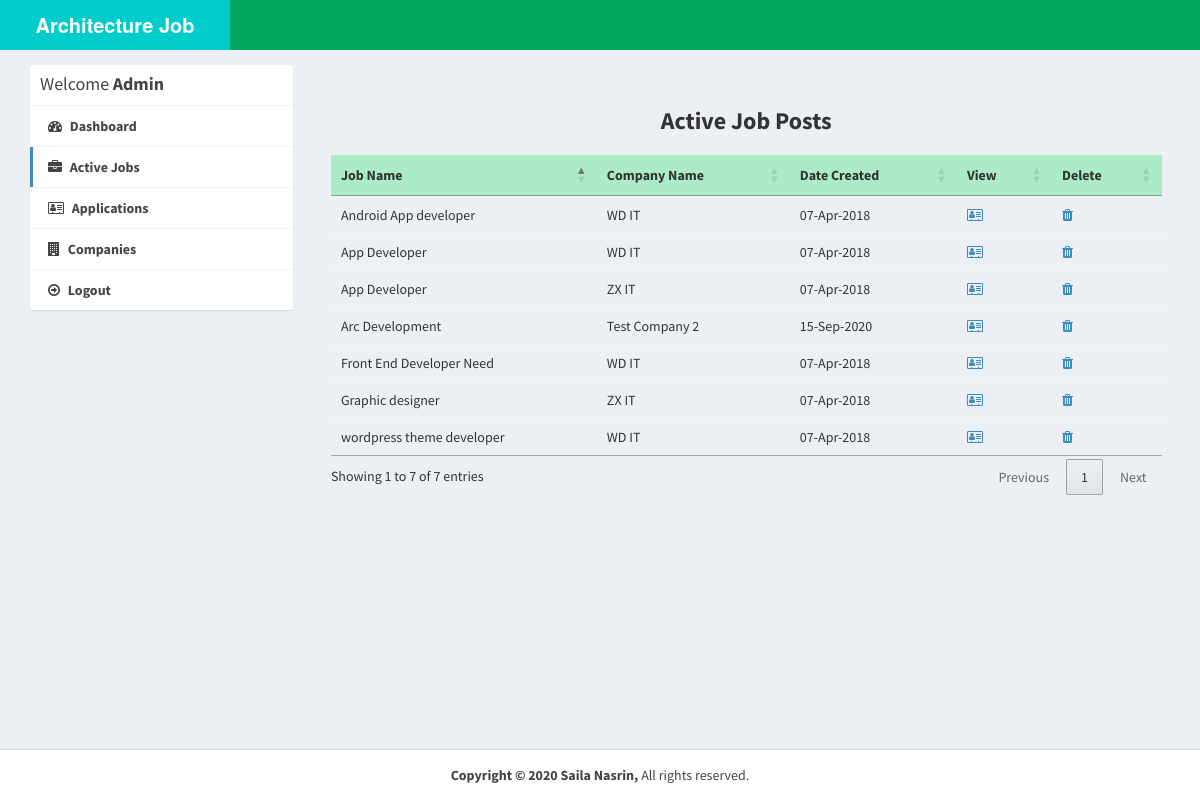
/admin/active-jobs.php (signed in), run on the app's committed database.
### tables this page shows
CREATE TABLE `job_post` (
  `id_jobpost` int(11) NOT NULL,
  `id_company` int(11) NOT NULL,
  `jobtitle` varchar(255) NOT NULL,
  `description` text NOT NULL,
  `minimumsalary` varchar(255) NOT NULL,
  `maximumsalary` varchar(255) NOT NULL,
  `experience` varchar(255) NOT NULL,
  `qualification` varchar(255) NOT NULL,
  `createdat` timestamp NOT NULL DEFAULT current_timestamp()
);

CREATE TABLE `company` (
  `id_company` int(11) NOT NULL,
  `name` varchar(255) NOT NULL,
  `companyname` varchar(255) NOT NULL,
  `country` varchar(255) NOT NULL,
  `state` varchar(255) NOT NULL,
  `city` varchar(255) NOT NULL,
  `contactno` varchar(255) NOT NULL,
  `website` varchar(255) NOT NULL,
  `email` varchar(255) NOT NULL,
  `password` varchar(255) NOT NULL,
  `aboutme` varchar(255) DEFAULT NULL,
  `logo` varchar(255) NOT NULL,
  `createdAt` timestamp NOT NULL DEFAULT current_timestamp(),
  `active` int(11) NOT NULL DEFAULT 2
);

### admin/active-jobs.php (the view, shortened to what this page needs)
<?php
require_once("../db.php");
?>
<!DOCTYPE html>
<html>
<head>
    <link rel="stylesheet" href="https://cdnjs.cloudflare.com/ajax/libs/twitter-bootstrap/3.3.7/css/bootstrap.min.css">
    <link rel="stylesheet" href="https://cdnjs.cloudflare.com/ajax/libs/font-awesome/4.7.0/css/font-awesome.min.css">
    <link rel="stylesheet" href="https://cdnjs.cloudflare.com/ajax/libs/ionicons/2.0.1/css/ionicons.min.css">
    <link rel="stylesheet" href="https://cdn.datatables.net/1.10.15/css/jquery.dataTables.min.css">
    <link rel="stylesheet" href="../css/AdminLTE.min.css">
    <link rel="stylesheet" href="../css/_all-skins.min.css">
    <link rel="stylesheet" href="../css/custom.css">
</head>
<body class="hold-transition skin-green sidebar-mini">
<div class="wrapper">
    <header class="main-header">
        <a href="index.php" class="logo logo-bg">
            <span class="logo-lg"><b>Architecture Job Portal</b></span>
        </a>
        <nav class="navbar navbar-static-top">
        </nav>
    </header>
    <div class="content-wrapper" style="margin-left: 0px;">
        <section id="candidates" class="content-header">
            <div class="container">
                <div class="row">
                    <div class="col-md-3">
                        <div class="box box-solid">
                            <div class="box-header with-border">
                                <h3 class="box-title">Welcome <b>Admin</b></h3>
                            </div>
                            <div class="box-body no-padding">
                                <ul class="nav nav-pills nav-stacked">
                                    <li><a href="dashboard.php"><i class="fa fa-dashboard"></i><b> Dashboard</b></a></li>
                                    <li class="active"><a href="active-jobs.php"><i class="fa fa-briefcase"></i><b> Active
                                            Jobs</b></a></li>
                                    <li><a href="applications.php"><i class="fa fa-address-card-o"></i><b> Applications</b></a>
                                    </li>
                                    <li><a href="companies.php"><i class="fa fa-building"></i><b> Companies</b></a></li>
                                    <li><a href="../logout.php"><i class="fa fa-arrow-circle-o-right"></i><b> Logout</b></a>
                                    </li>
                                </ul>
                            </div>
                        </div>
                    </div>
                    <div class="col-md-9 b  g-white padding-2">
                        <center><h3><b>Active Job Posts</b></h3></center>
                        <div class="row margin-top-20">
                            <div class="col-md-12">
                                <div class="box-body table-responsive no-padding">
                                    <table id="example2" class="table table-hover">
                                        <thead style="background:#ABEBC6">
                                        <th>Job Name</th>
                                        <th>Company Name</th>
                                        <th>Date Created</th>
                                        <th>View</th>
                                        <th>Delete</th>
                                        </thead>
                                        <tbody>
                                        <?php
                                        $sql = "SELECT job_post.*, company.companyname FROM job_post INNER JOIN company ON job_post.id_company=company.id_company";
                                        $result = $conn->query($sql);
                                        if ($result->num_rows > 0) {
                                            while ($row = $result->fetch_assoc()) {
                                                ?>
                                                <tr>
                                                    <td><?php echo $row['jobtitle']; ?></td>
                                                    <td><?php echo $row['companyname']; ?></td>
                                                    <td><?php echo date("d-M-Y", strtotime($row['createdat'])); ?></td>
                                                    <td>
                                                        <a href="view-job-post.php?id=<?php echo $row['id_jobpost']; ?>"><i
                                                                    class="fa fa-address-card-o"></i></a></td>
                                                    <td>
                                                        <a href="delete-job-post.php?id=<?php echo $row['id_jobpost']; ?>"><i
                                                                    class="fa fa-trash"></i></a></td>
                                                </tr>
                                                <?php
                                            }
                                        }
                                        ?>
                                        </tbody>
                                    </table>
                                </div>
                            </div>
                        </div>
                    </div>
                </div>
            </div>
        </section>
    </div>
</div>
<footer class="main-footer" style="margin-left: 0px;">
    <div class="text-center">
        <strong>Copyright &copy; 2020 Saila Nasrin,</strong> All rights
        reserved.
    </div>
</footer>
</body>
</html>

### css/custom.css (style rules this page uses)
.logo-bg { background-color: #00CCCC !important; }
.margin-top-20 { margin-top: 20px; }
.padding-2 { padding: 2%; }

### data on the page
job_post: jobtitle "App Developer", id_company.companyname "WD IT", createdat "07-Apr-2018"
job_post: jobtitle "Android App developer", id_company.companyname "WD IT", createdat "07-Apr-2018"
job_post: jobtitle "Front End Developer Need", id_company.companyname "WD IT", createdat "07-Apr-2018"
job_post: jobtitle "Graphic designer", id_company.companyname "ZX IT", createdat "07-Apr-2018"
job_post: jobtitle "wordpress theme developer", id_company.companyname "WD IT", createdat "07-Apr-2018"
job_post: jobtitle "App Developer", id_company.companyname "ZX IT", createdat "07-Apr-2018"
job_post: jobtitle "Arc Development", id_company.companyname "Test Company 2", createdat "15-Sep-2020"
